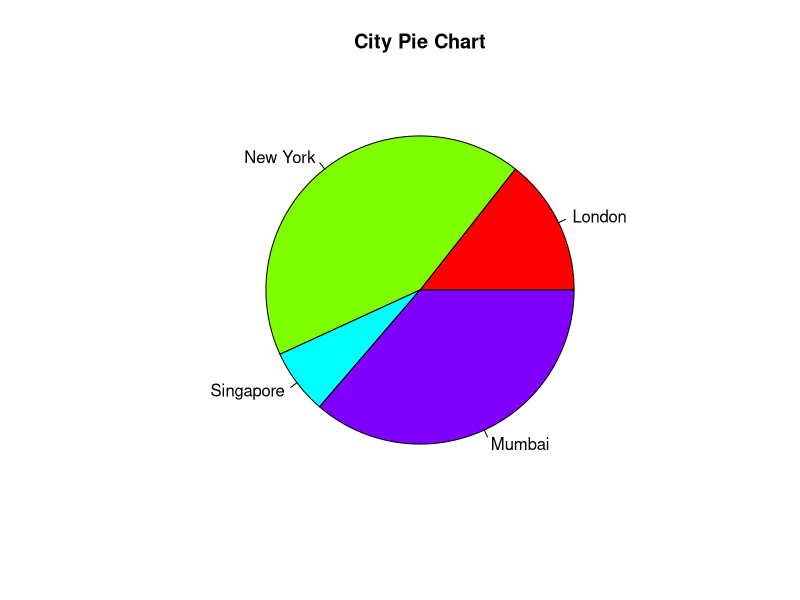

Generate this figure with R:
# Define the data 
x <- c(21, 62, 10, 53) 
labels <- c("London", "New York", "Singapore", "Mumbai") 
# Generate random rainbow colors 
colors <- rainbow(length(x)) 
# Create the pie chart 
pie(x, labels = labels, col = colors, main = "City Pie Chart")


p1 = pnorm (55,60,4) 
p2 = 1 - pnorm (68, 60,4) 
print (p1) 
print(p2)


data(mtcars) 
model <- lm(mpg ~ ., data = mtcars) 
summary(model)


sequence <- c() 
num <- 1 
for (i in 1:47) 
{ 
if (num %% 2 == 0 || num %% 3 == 0) {
sequence <- c(sequence, 0) 
} else { 
sequence <- c(sequence, num) }
num <- num + 1 }
sequence